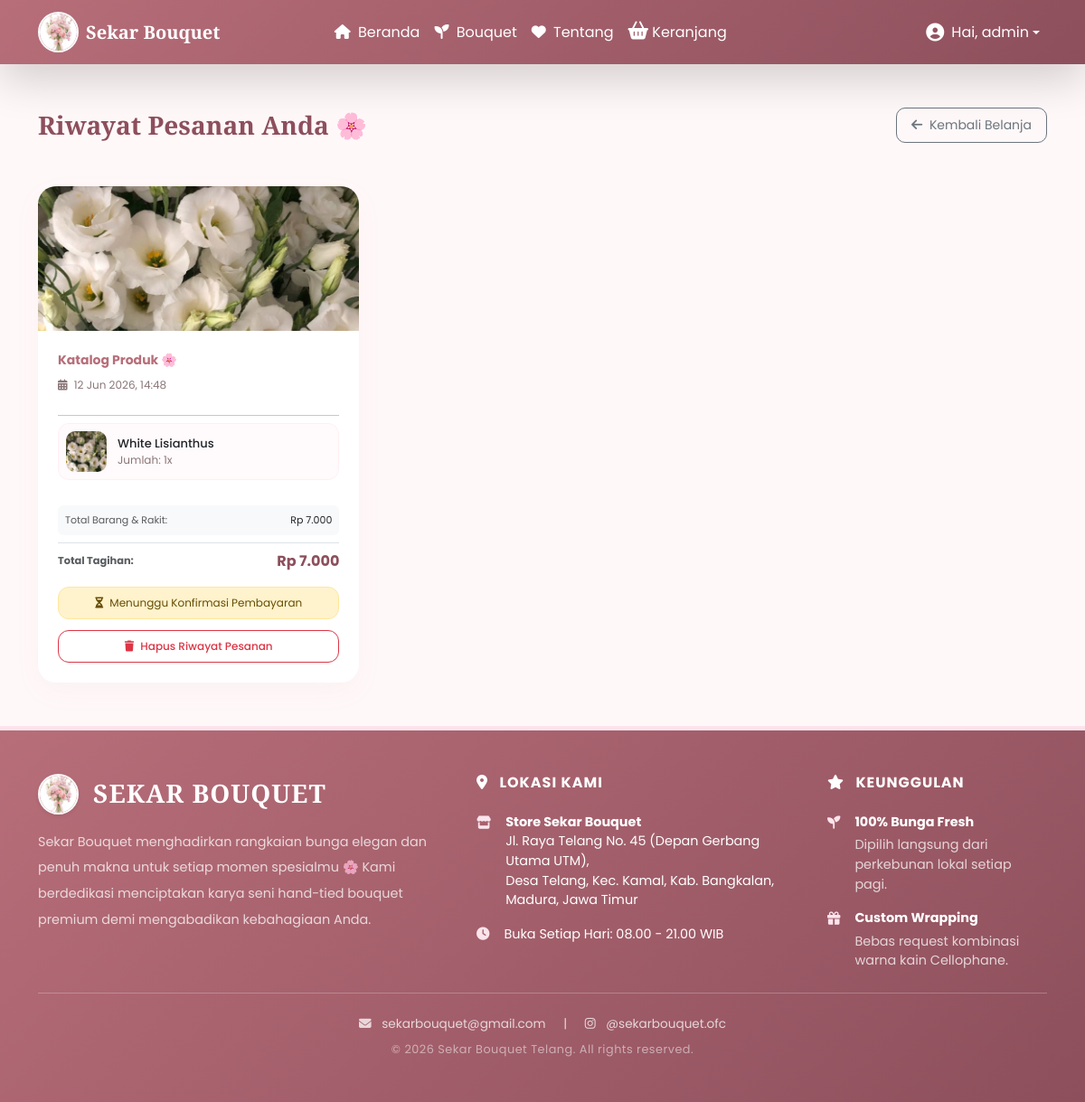
The app's page /riwayat_pesanan.php (signed in), older data.
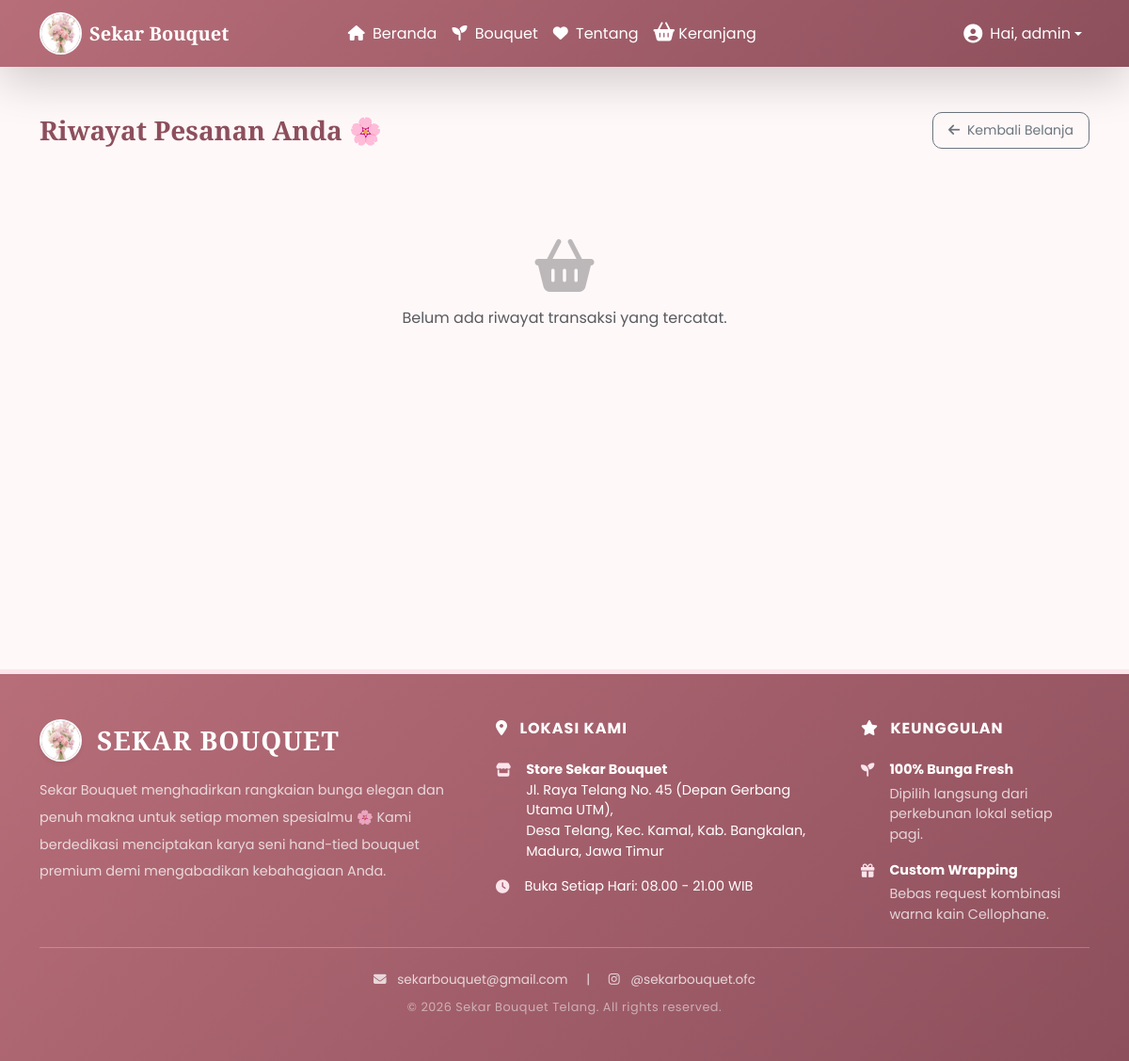
The same page, newer data.
### tables this page shows
CREATE TABLE `pesanan` (
  `id_pesanan` int(11) NOT NULL,
  `id_pelanggan` int(11) NOT NULL,
  `tanggal` datetime DEFAULT current_timestamp(),
  `total` int(11) DEFAULT 0,
  `status` enum('Menunggu Pembayaran','Diproses','Selesai','Dibatalkan') DEFAULT 'Menunggu Pembayaran',
  `metode_pembayaran` varchar(50) DEFAULT NULL,
  `bukti` varchar(255) DEFAULT NULL
);

CREATE TABLE `produk` (
  `id_produk` int(11) NOT NULL,
  `id_kategori` int(11) NOT NULL,
  `id_supplier` int(11) NOT NULL,
  `nama_produk` varchar(100) NOT NULL,
  `warna` varchar(50) DEFAULT NULL,
  `ukuran` varchar(30) DEFAULT NULL,
  `harga_beli` int(11) NOT NULL,
  `harga_jual` int(11) NOT NULL,
  `stok` int(11) DEFAULT 0,
  `stok_minimum` int(11) DEFAULT 10,
  `tanggal_masuk` date DEFAULT NULL,
  `tanggal_expired` date DEFAULT NULL,
  `gambar` varchar(255) DEFAULT NULL
);

CREATE TABLE `detail_pesanan` (
  `id_detail` int(11) NOT NULL,
  `id_pesanan` int(11) NOT NULL,
  `id_produk` int(11) NOT NULL,
  `jumlah` int(11) NOT NULL,
  `harga` int(11) NOT NULL,
  `subtotal` int(11) NOT NULL
);

### riwayat_pesanan.php (the view, shortened to what the changed rows need)
<?php
include 'koneksi.php';
$id_user = $_SESSION['id_pelanggan'] ?? $_SESSION['id_user'] ?? $_SESSION['id'] ?? null;
$sql = "SELECT
            p.*,
            bc.ongkos_rakit,
            (SELECT SUM(subtotal) FROM detail_pesanan dp WHERE dp.id_pesanan = p.id_pesanan) AS total_komponen
        FROM pesanan p
        LEFT JOIN bouquet_custom bc ON p.id_pesanan = bc.id_pesanan
        WHERE p.id_pelanggan = ?
        ORDER BY p.id_pesanan DESC";
$stmt = $koneksi->prepare($sql);
$stmt->bind_param("i", $id_user);
$stmt->execute();
$result = $stmt->get_result();
?>
<!DOCTYPE html>
<html lang="id">
<head>
    <link href="https://cdn.jsdelivr.net/npm/bootstrap@5.3.2/dist/css/bootstrap.min.css" rel="stylesheet">
    <link rel="stylesheet" href="https://cdnjs.cloudflare.com/ajax/libs/font-awesome/6.4.2/css/all.min.css">
</head>
<body>
<?php include 'layout/header.php'; ?>
<div class="container py-5" style="min-height: 80vh;">
    <?php if($result->num_rows === 0): ?>
        <div class="text-center py-5">
            <i class="fa-solid fa-basket-shopping text-muted mb-3" style="font-size: 3.5rem; opacity: 0.4;"></i>
            <p class="text-muted">Belum ada riwayat transaksi yang tercatat.</p>
        </div>
    <?php else: ?>
        <div class="grid">
        <?php while($row = $result->fetch_assoc()): ?>
            <?php
                $id = $row['id_pesanan'];
                $status_db = trim($row['status']);
                $ongkos_rakit     = (int)($row['ongkos_rakit'] ?? 0);
                $info_pesanan     = ($ongkos_rakit > 0) ? "Pesanan Kustom ✨" : "Katalog Produk 🌸";
                $total_komponen   = (int)($row['total_komponen'] ?? 0);
                $subtotal_asli    = $total_komponen + $ongkos_rakit;
                $total_akhir_db   = (int)$row['total'];
                $q_first = $koneksi->prepare("SELECT pr.gambar FROM detail_pesanan dp JOIN produk pr ON pr.id_produk = dp.id_produk WHERE dp.id_pesanan = ? LIMIT 1");
                $q_first->bind_param("i", $id);
                $q_first->execute();
                $first = $q_first->get_result()->fetch_assoc();
            ?>
            <div class="card-order">
                <?php if(!empty($first['gambar'])): ?>
                    <img src="assets/gambar/<?= htmlspecialchars($first['gambar']); ?>" class="header-img">
                <?php else: ?>
                    <div class="bg-secondary-subtle header-img d-flex align-items-center justify-content-center">
                        <i class="fa fa-image text-muted fs-3"></i>
                    </div>
                <?php endif; ?>
                <div class="content">
                    <div class="d-flex justify-content-between align-items-center mb-2">
                        <span class="fw-bold text-dark fs-6" style="font-size: 14px !important; color: #b76e79 !important;">
                            <?= $info_pesanan; ?>
                        </span>
                    </div>
                    <div class="small-text mb-3">
                        <i class="fa fa-calendar-alt me-1"></i> <?= date('d M Y, H:i', strtotime($row['tanggal'])); ?>
                    </div>
                    <hr class="my-2 opacity-25">
                    <div class="product-list-scroll mb-3" style="max-height: 160px; overflow-y: auto;">
                        <?php
                        $q_items = $koneksi->prepare("SELECT pr.nama_produk, pr.gambar, dp.jumlah FROM detail_pesanan dp JOIN produk pr ON pr.id_produk = dp.id_produk WHERE dp.id_pesanan = ?");
                        $q_items->bind_param("i", $id);
                        $q_items->execute();
                        $res_items = $q_items->get_result();
                        while($p = $res_items->fetch_assoc()):
                        ?>
                            <div class="product-item">
                                <img src="assets/gambar/<?= htmlspecialchars($p['gambar']); ?>" class="product-img">
                                <div class="flex-grow-1">
                                    <div class="fw-medium text-dark text-truncate" style="max-width: 180px;"><?= htmlspecialchars($p['nama_produk']); ?></div>
                                    <div class="small-text">Jumlah: <?= $p['jumlah']; ?>x</div>
                                </div>
                            </div>
                        <?php endwhile; $q_items->close(); ?>
                    </div>
                    <div class="mt-auto">
                        <div class="bg-light p-2 rounded mb-2 style-muted" style="font-size: 11px;">
                            <div class="d-flex justify-content-between">
                                <span class="text-muted">Total Barang & Rakit:</span>
                                <span class="text-dark">Rp <?= number_format($subtotal_asli, 0, ',', '.'); ?></span>
                            </div>
                        </div>
                        <div class="d-flex justify-content-between align-items-center pt-2 border-top">
                            <span class="text-muted small fw-bold">Total Tagihan:</span>
                            <span class="fw-bold fs-6" style="color: #8d4f5c;">Rp <?= number_format($total_akhir_db, 0, ',', '.'); ?></span>
                        </div>
                        <div class="mt-3">
                            <?php if(strcasecmp($status_db, 'selesai') == 0): ?>
                                <a href="nota.php?id=<?= $id; ?>" class="btn btn-success btn-sm w-100 py-2" style="border-radius: 12px; font-weight: 500;">
                                    <i class="fa fa-print me-1"></i> Cetak Nota Pembelian
                                </a>
                            <?php elseif(strcasecmp($status_db, 'dibatalkan') == 0): ?>
                                <button class="btn btn-light btn-sm w-100 py-2 border text-muted" style="border-radius: 12px;" disabled>Pesanan Dibatalkan</button>
                            <?php elseif(strcasecmp($status_db, 'diproses') == 0): ?>
                                <div class="alert alert-info py-2 px-3 m-0 small text-center" style="border-radius: 12px; font-size: 12px;">
                                    <i class="fa-solid fa-wand-magic-sparkles me-1"></i> Buket sedang dirangkai tim
                                </div>
                            <?php else: ?>
                                <div class="alert alert-warning py-2 px-3 m-0 mb-2 small text-center" style="border-radius: 12px; font-size: 12px;">
                                    <i class="fa fa-hourglass-half me-1"></i> Menunggu Konfirmasi Pembayaran
                                </div>
                            <?php endif; ?>
                            <a href="hapus_pesanan.php?id_pesanan=<?= $id; ?>"
                               onclick="return confirm('Apakah Anda yakin ingin menghapus riwayat pesanan ini?')"
                               class="btn btn-outline-danger btn-sm w-100 py-2 mt-1"
                               style="border-radius: 12px; font-size: 12px; font-weight: 500;">
                               <i class="fa fa-trash me-1"></i> Hapus Riwayat Pesanan
                            </a>
                        </div>
                    </div>
                </div>
            </div>
        <?php endwhile; ?>
        </div>
    <?php endif; ?>
</div>
</body>
</html>

Row changes from the older to the newer data that the page shows:
no longer on this page (row edited): pesanan: produk.gambar (picture), info_pesanan "Katalog Produk 🌸", tanggal "12 Jun 2026, 14:48", subtotal_asli "7.000", total "7.000", status "Menunggu Konfirmasi Pembayaran"
no longer on this page (row edited): detail_pesanan: id_produk.gambar (picture), id_produk.nama_produk "White Lisianthus", jumlah "1"
Text that changed along with them:
text now shown: "Belum ada riwayat transaksi yang tercatat."
